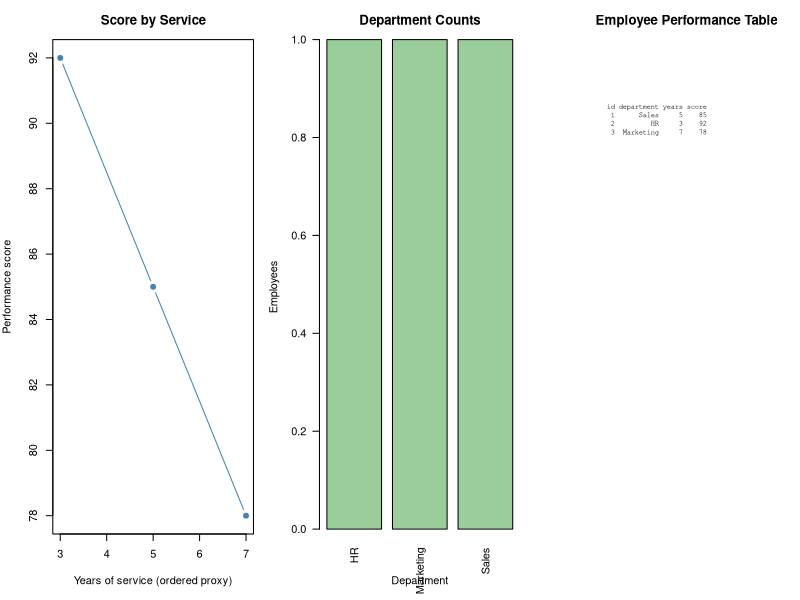

Here is the R script that generated this plot:
# Set 17: Employee Performance Analysis
employees <- data.frame(id = 1:3, department = c("Sales", "HR", "Marketing"), years = c(5, 3, 7), score = c(85, 92, 78))
ordered <- employees[order(employees$years), ]
old <- par(mfrow = c(1, 3), mar = c(5, 4, 3, 1))
plot(ordered$years, ordered$score, type = "b", pch = 19, xlab = "Years of service (ordered proxy)", ylab = "Performance score", main = "Score by Service", col = "steelblue")
barplot(table(employees$department), las = 2, xlab = "Department", ylab = "Employees", main = "Department Counts", col = "darkseagreen3")
plot.new(); title("Employee Performance Table")
text(.05, .9, paste(capture.output(print(employees, row.names = FALSE)), collapse = "\n"), adj = c(0, 1), family = "mono", cex = .65)
par(old)
cat("The dataset has no time variable; years of service are used as an ordering proxy rather than a true time trend.\n")
